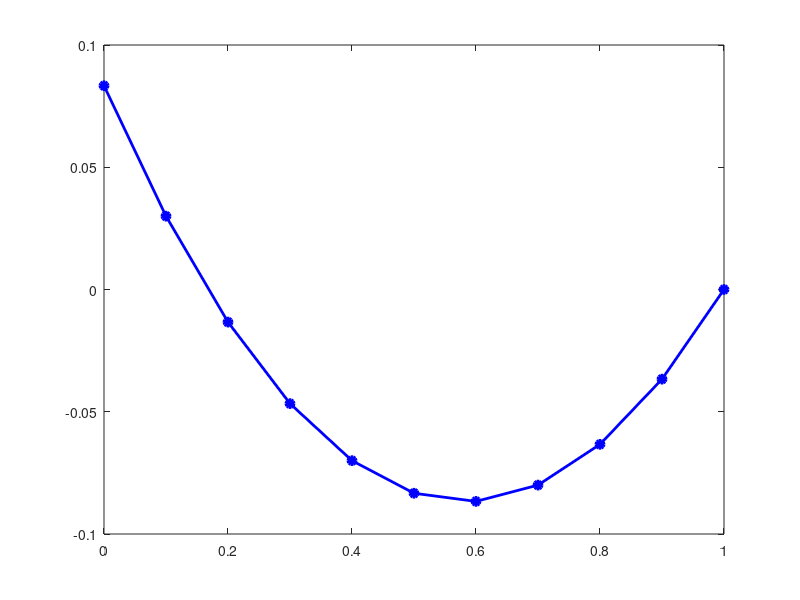

MATLAB code for this plot:
clear; close all; clc
%{
d^2u/dx^2 = 1
Robin boundary condition: du/dx(0) = 5·(u(0) - 0,2)
Dirichlet boundary condition: u(1) = 0
%}

% Node coordinates
p = linspace(0, 1, 11);
number_of_nodes = numel(p);
 
% Connectivity
t = [1 : number_of_nodes - 1; 2 : number_of_nodes]';
number_of_elements = size(t, 1);
 
% Initialization of K and F
K = zeros(number_of_nodes);
F = zeros(number_of_nodes, 1);
 
% Calculation of Ke, Fe & assembly of K and F 
for element = 1 : number_of_elements
   nodes = t(element, :);
   P = [ones(1, 2); p(nodes)];
   length_of_element = abs(det(P));
   C = inv(P);
   grads_phis = C(:, 2);
   Ke = grads_phis * grads_phis' * length_of_element;
   Fe = 1/2 * (-1) * length_of_element * [1; 1];
   K(nodes, nodes) = K(nodes, nodes) + Ke;
   F(nodes) = F(nodes) + Fe;
end
 
% Robin boundary
a = 5;
q = 1;
K(1, 1) = K(1, 1) + a;
F(1) = F(1) + q;
 
% Dirichlet boundary
K(end, :) = 0;
K(end, end) = 1;
F(end) = 0;
 
% Solving
U = K \ F;
 
% Plotting
set(gcf, 'color', 'white')
plot(p, U, 'o-b', 'Linewidth', 2, 'MarkerSize', 6, 'MarkerFaceColor', 'b')
